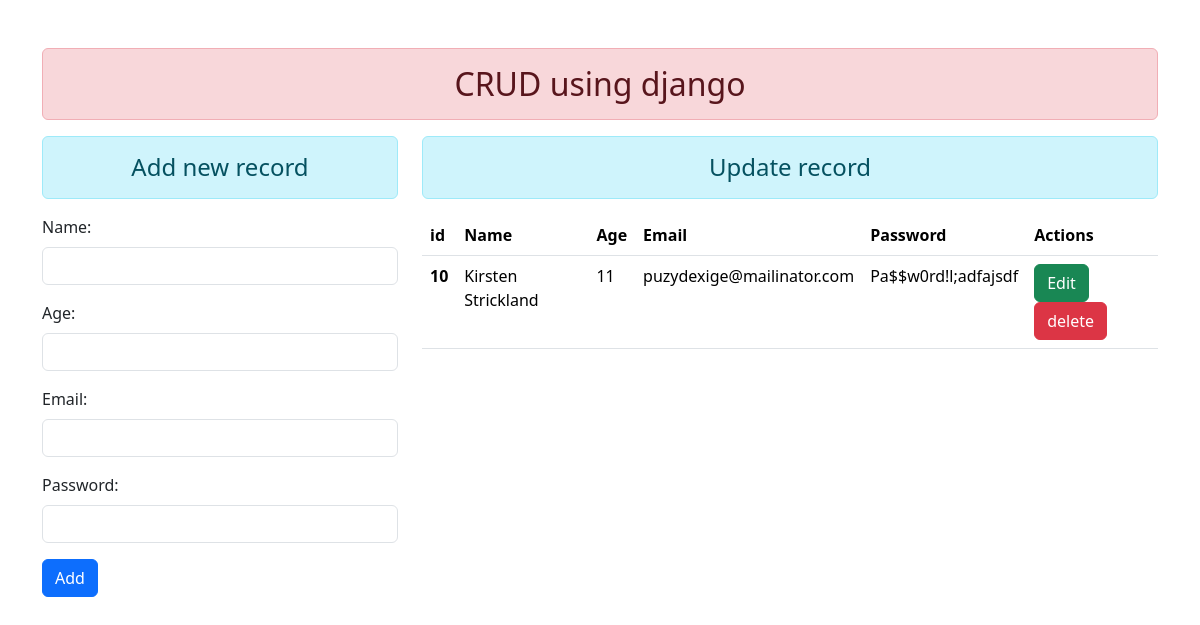
Before: / with the older database file.
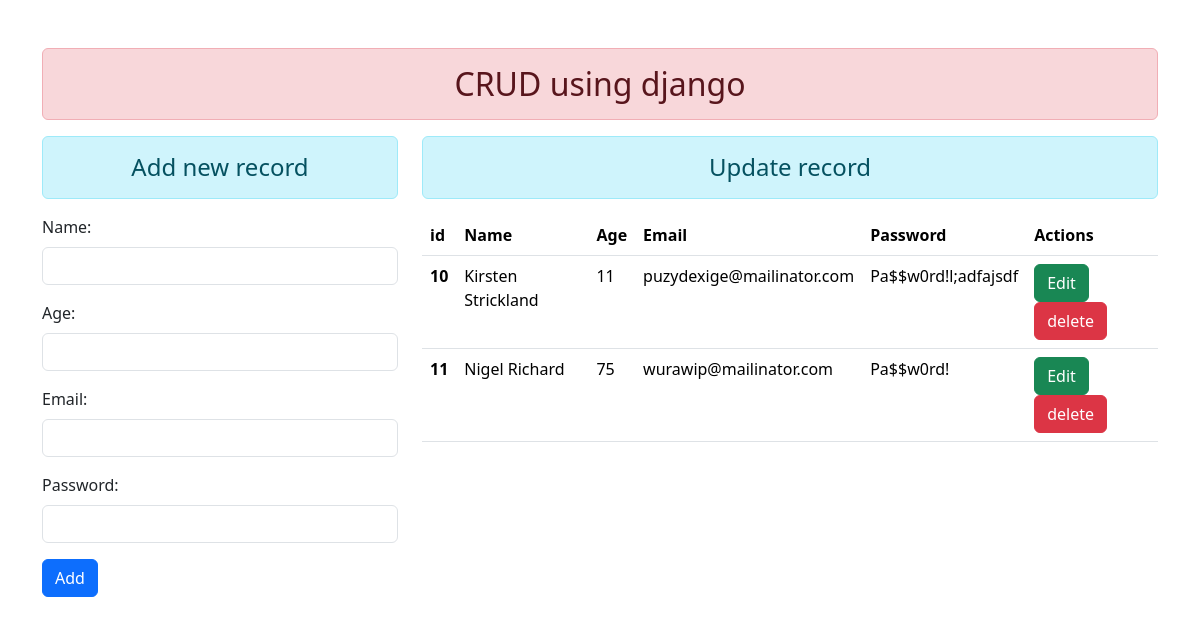
After: the same page with the newer database file.
### main/models.py (models this page shows, shortened)
class Information(models.Model):
    name = models.CharField(max_length=100)
    age = models.IntegerField()
    email = models.EmailField(max_length=100)
    password = models.CharField(max_length=100)

### main/views.py (the view, shortened to what this page needs)
# urls.py: 2. Add a URL to urlpatterns:  path('', views.home, name='home')
def home(request):
    form = Information.objects.all()
    return render (request, 'main/home.html', {'data': form})

### main/templates/main/home.html (shortened to what this page needs)
{% extends "main/base.html" %}
{% block content %}
<div class="row">
    <div class="col-sm-4">
        <h4 class="text-center alert alert-info">Add new record</h4>
        <form method="post" action="{% url 'home' %}" autocomplete="off">
            <div class="mb-3">
              <label class="form-label">Name: </label>
              <input type="text" name="name" class="form-control" autocomplete="off">
            </div>
            <div class="mb-3">
              <label class="form-label">Age: </label>
              <input type="number" name="age" class="form-control" autocomplete="off">
            </div>
            <div class="mb-3">
                <label class="form-label">Email: </label>
                <input type="email" name="email" class="form-control" autocomplete="off">
            </div>
            <div class="mb-3">
                <label class="form-label">Password: </label>
                <input type="password" name="password" class="form-control" autocomplete="off">
            </div>
            <button type="submit" class="btn btn-primary">Add</button>
          </form>
        </div>
        <div class="col-sm-8">
            <h4 class="text-center alert alert-info">Update record</h4>
              <table class="table table-hover">
                <thead>
                  <tr>
                    <th scope="col">id</th>
                    <th scope="col">Name</th>
                    <th scope="col">Age</th>
                    <th scope="col">Email</th>
                    <th scope="col">Password</th>
                    <th scope="col">Actions</th>
                  </tr>
                </thead>
                <tbody>
                    {% for rec in data %}
                  <tr>
                    <th scope="row">{{ rec.id }}</th>
                    <td>{{ rec.name }}</td>
                    <td>{{ rec.age }}</td>
                    <td>{{ rec.email }}</td>
                    <td>{{ rec.password }}</td>
                    <td>
                        <a href="{% url 'update' rec.id %}" class="btn btn-success">Edit</a>
                        <form action="{% url 'delete' rec.id %}" method="post" class="d-inline">
                          <input type="submit" class="btn btn-danger" value="delete">
                        </form>
                    </td>
                  </tr>
                    {% endfor %}
                </tbody>
              </table>
        </div>
</div>
{% endblock content %}

### main/templates/main/base.html (shortened to what this page needs)
{% load static %}
<!DOCTYPE html>
<html lang="en">
<head>
    <link rel="stylesheet" href="{% static 'main/css/bootstrap.min.css' %}">
</head>
<body>
    <div class="container mt-5">
        <h2 class="text-center alert alert-danger ">CRUD using django</h2>
        {% block content %}
        {% endblock content %}
    </div>
</body>
</html>

Changed rows visible on the page:
added Information: id "11", name "Nigel Richard", age "75", email "wurawip@mailinator.com", password "Pa$$w0rd!"
